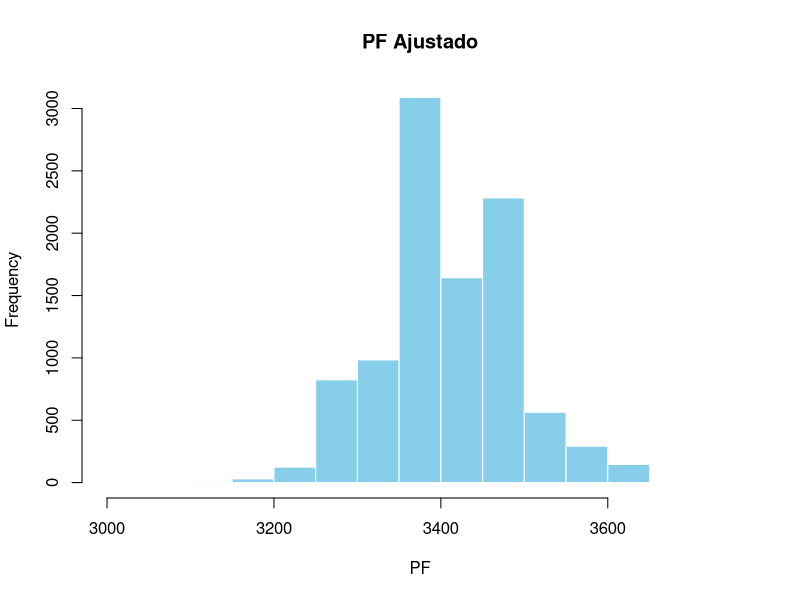
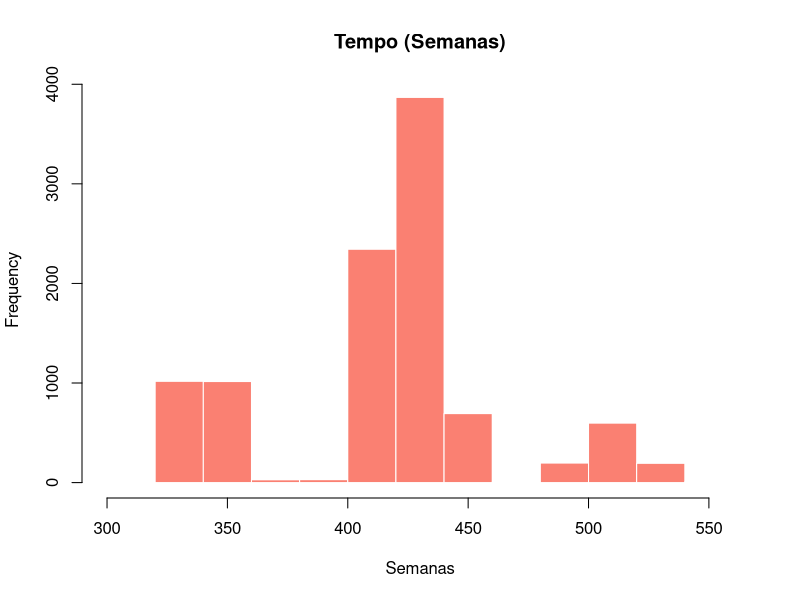
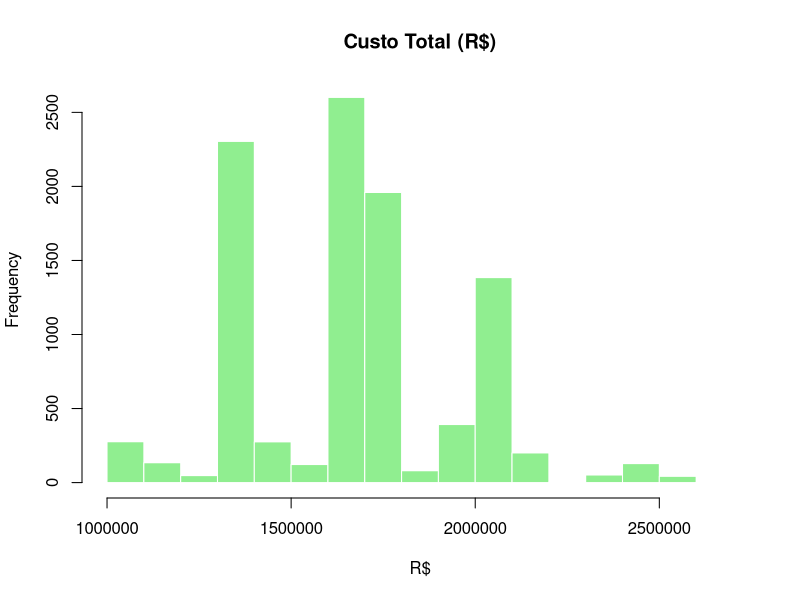

Write R code to recreate these figures, in order.
set.seed(123)
nsamples <- 10000

pf_nao_ajustado <- 3500

#vet pra cada simulação
pf_ajustado_vec <- numeric(nsamples)
tempo_semanas_vec <- numeric(nsamples)
custo_vec <- numeric(nsamples)

for(i in 1:nsamples) {
    dist_dados <- sample(c(2, 3, 4), 1, replace = TRUE, prob = c(0.2, 0.6, 0.2))
    req_desempenho <- sample(c(3, 4, 5), 1, replace = TRUE, prob = c(0.1, 0.7, 0.2))
    reusabilidade <- sample(c(1, 2, 3), 1, replace = TRUE, prob = c(0.1, 0.7, 0.2))
    processamento <- sample(c(2, 3, 4, 5), 1, replace = TRUE, prob = c(0.1, 0.6, 0.2, 0.1))
    outras_10 <- sample(c(1, 2, 3), 10, replace = TRUE, prob = c(0.2, 0.6, 0.2))
    
    # soma das caracteristicas e calculo do FA
    soma_caracteristicas <- dist_dados + req_desempenho + reusabilidade + processamento + sum(outras_10)
    fa <- 0.65 + 0.01 * soma_caracteristicas
    
    # PF Ajustado
    pf_ajustado <- pf_nao_ajustado * fa
    pf_ajustado_vec[i] <- pf_ajustado
    
    # 5. produtividade (horas/PF)
    produtividade <- sample(c(4, 5, 6), 1, replace = TRUE, prob = c(0.2, 0.7, 0.1))
    
    # tempo em semanas (40 horas/semana)
    tempo_horas <- pf_ajustado * produtividade  #cada ponto de funcao ajustado leva * horas definidas no sample anterior
    tempo_semanas <- tempo_horas / 40
    tempo_semanas_vec[i] <- tempo_semanas
    
    # custo 
    custo_hora <- sample(c(80, 100, 120), 1, replace = TRUE, prob = c(0.2, 0.6, 0.2))
    custo_total <- tempo_horas * custo_hora #as horas usadas pra finalizar todos os PF * custo 
    custo_vec[i] <- custo_total
}

# ==================== RESULTADOS #

# a) 
media_pf_ajustado <- mean(pf_ajustado_vec)
cat("Valor médio esperado de PF_ajustado", media_pf_ajustado,"\n" )

# b) 
media_tempo_semanas <- mean(tempo_semanas_vec)
cat("Tempo médio em semanas", media_tempo_semanas,"\n" )

# c) 
media_custo <- mean(custo_vec)
cat("Custo médio do sistema", media_custo, "\n")

# d)
prob_custo_1500k <- mean(custo_vec < 1500000)
cat("Probabilidade do custo ser menor que R$ 1.500.000,00", prob_custo_1500k,"\n" )

# e) 
prob_tempo_450w <- mean(tempo_semanas_vec < 450)
cat("Probabilidade do tempo ser menor que 450 semanas", prob_tempo_450w,"\n" )

# f) histogramas 

hist(pf_ajustado_vec, 
main = "PF Ajustado", 
xlab = "PF", 
col = "skyblue", 
border = "white")

hist(tempo_semanas_vec, 
main = "Tempo (Semanas)", 
xlab = "Semanas", 
col = "salmon", 
border = "white")

hist(custo_vec, 
main = "Custo Total (R$)", 
xlab = "R$", 
col = "lightgreen", 
border = "white")
